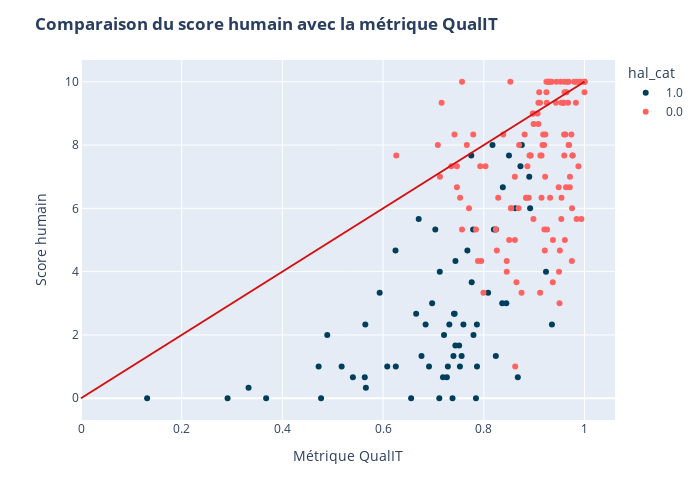

This figure's notebook cell:
### Markdown cell above
### **C - Caractéristiques des évaluations**

### Code cell
fig = px.scatter(
    df, x="C", y="score_humain", 
    color="hal_cat", color_discrete_sequence=["#ff6361", "#003f5c"]
)
# Ajout de la ligne x = y pour référence
fig.add_shape(
    type="line", x0=0, x1=1, y0=0, y1=10, xref="x", yref="y",
    line=dict(color="#d41010")
)
fig.update_layout(
    title={"text": "<b>Comparaison du score humain avec la métrique QualIT</b>"},
    xaxis_title="Métrique QualIT",
    yaxis_title="Score humain",
    width=700, height=500
)
fig.update_traces(
    hovertemplate =
        "Métrique QualIT = %{x}<br>" \
        "Score humain = %{y}<extra></extra>"
)
fig.show()
